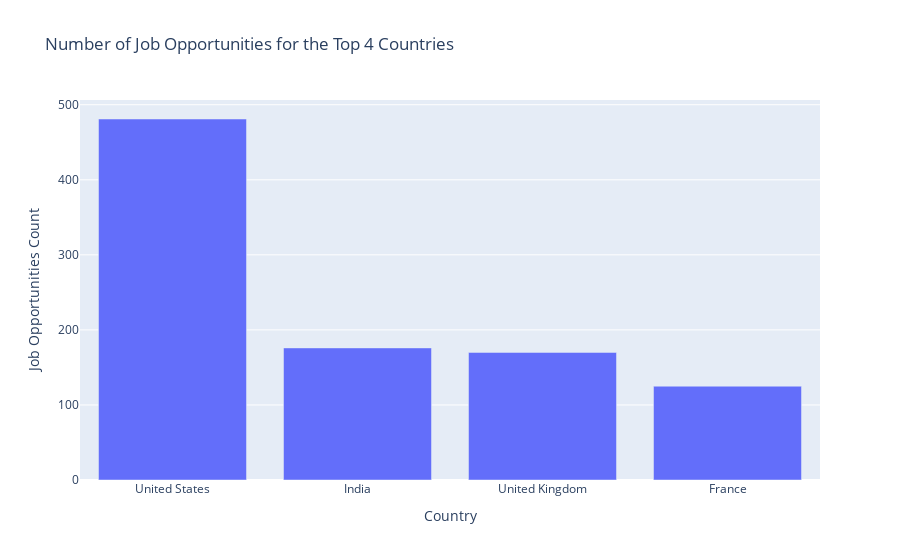

Notebook cell for this chart:
### Markdown cell above
### Top 4 des pays offrant le plus d’opportunités d’emploi

### Code cell
import pandas as pd
import plotly.express as px

# Assuming you have a DataFrame named 'cleaned' with a column 'Country' containing country names
# Replace this with your actual data
# cleaned = pd.DataFrame(...)

# Group by 'Country' and count the number of job offers in each country
job_opportunities_df = cleaned.groupby('Country').size().reset_index(name='Job Opportunities Count')

# Sort the DataFrame by 'Job Opportunities Count' in descending order
job_opportunities_df = job_opportunities_df.sort_values(by='Job Opportunities Count', ascending=False)

# Take only the top 10 countries
top_10_countries = job_opportunities_df.head(4)

# Create a bar plot
fig = px.bar(top_10_countries, x='Country', y='Job Opportunities Count', 
             title='Number of Job Opportunities for the Top 4 Countries')

# Customize the layout if needed
fig.update_layout(xaxis_title='Country', yaxis_title='Job Opportunities Count')

# Show the plot
fig.show()

### Figure 1 — Plotly figure (JSON) as saved in the notebook; plotly's stock layout.template omitted (floating-point values rounded to 4 significant figures)
{"data": [{"alignmentgroup": "True", "hovertemplate": "Country=%{x}<br>Job Opportunities Count=%{y}<extra></extra>", "legendgroup": "", "marker": {"color": "#636efa", "pattern": {"shape": ""}}, "name": "", "offsetgroup": "", "orientation": "v", "showlegend": false, "textposition": "auto", "type": "bar", "x": ["United States", "India", "United Kingdom", "France"], "xaxis": "x", "y": [481, 176, 170, 125], "yaxis": "y"}], "layout": {"barmode": "relative", "legend": {"tracegroupgap": 0}, "title": {"text": "Number of Job Opportunities for the Top 4 Countries"}, "xaxis": {"anchor": "y", "domain": [0, 1], "title": {"text": "Country"}}, "yaxis": {"anchor": "x", "domain": [0, 1], "title": {"text": "Job Opportunities Count"}}}}
